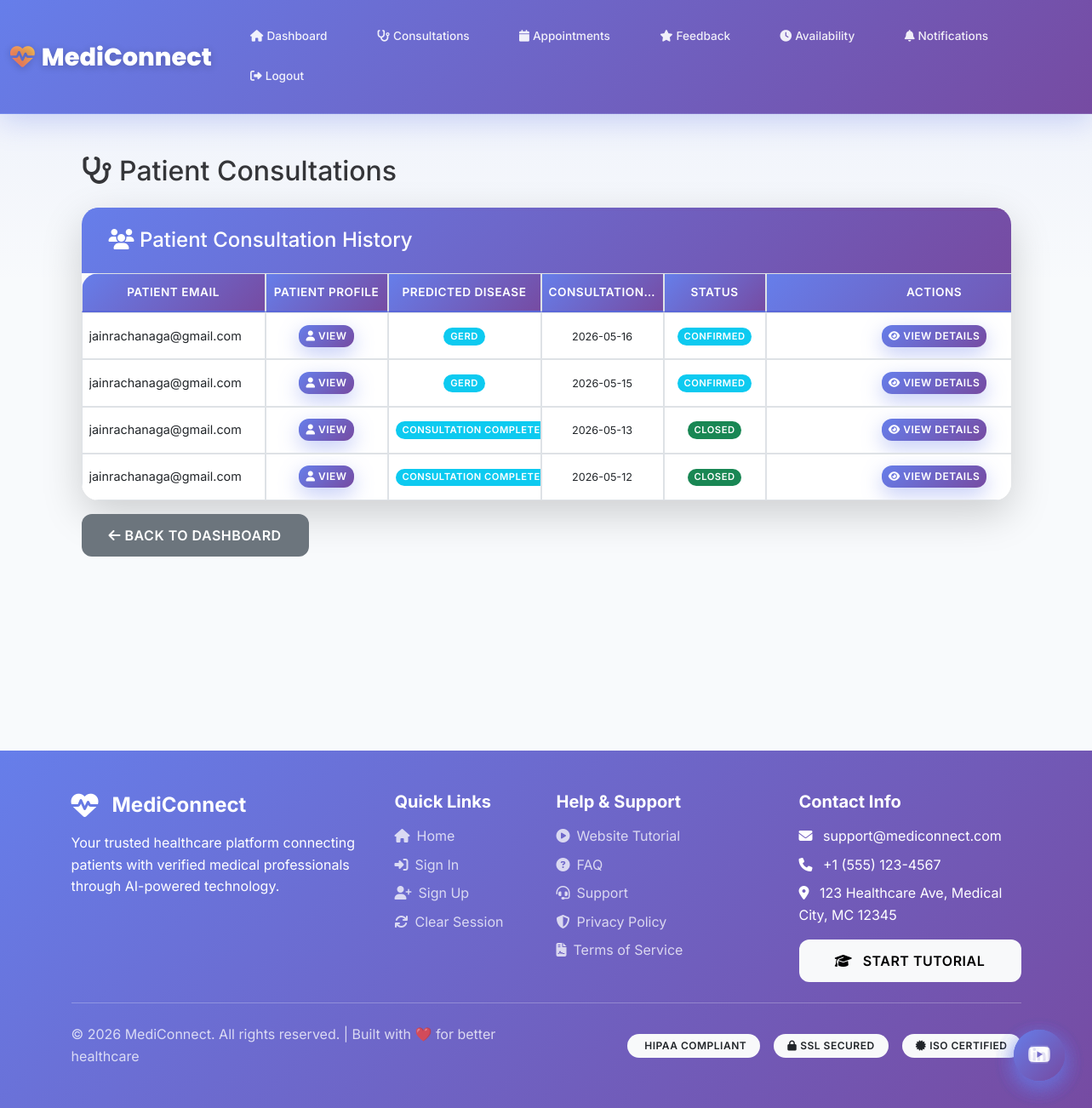
Screenshot of /doctor/consultations (signed in) with the database file from the repository.
### tables this page shows
CREATE TABLE users (
        id INTEGER PRIMARY KEY AUTOINCREMENT,
        name TEXT NOT NULL,
        email TEXT UNIQUE NOT NULL,
        password TEXT NOT NULL,
        role TEXT NOT NULL,
        phone TEXT,
        address TEXT,
        age INTEGER,
        gender TEXT,
        created_at TIMESTAMP DEFAULT CURRENT_TIMESTAMP
    , account_status VARCHAR(20) DEFAULT 'active');

CREATE TABLE consultations (
        id INTEGER PRIMARY KEY AUTOINCREMENT,
        patient_id INTEGER,
        doctor_id INTEGER,
        symptoms TEXT,
        diagnosis TEXT,
        prescription TEXT,
        status TEXT DEFAULT 'pending',
        consultation_date TIMESTAMP DEFAULT CURRENT_TIMESTAMP, predicted_disease TEXT,
        FOREIGN KEY (patient_id) REFERENCES patients(id),
        FOREIGN KEY (doctor_id) REFERENCES doctors(id)
    );

### app.py (the view, shortened to what this page needs)
@app.route('/doctor/consultations', methods=['GET', 'POST'])
@login_required
@role_required('doctor')
def doctor_consultations():
    conn = get_db()
    doctor = conn.execute('SELECT * FROM doctors WHERE user_id = ?', (session['user_id'],)).fetchone()
    consultations = conn.execute('''
        SELECT
            c.id,
            c.patient_id,
            c.doctor_id,
            c.symptoms as reason,
            c.diagnosis,
            c.prescription,
            c.predicted_disease,
            c.status,
            c.consultation_date,
            'text' as consultation_type,
            'online' as mode,
            u.name as patient_name,
            u.email as patient_email,
            u.phone as patient_phone
        FROM consultations c
        JOIN patients p ON c.patient_id = p.id
        JOIN users u ON p.user_id = u.id
        WHERE c.doctor_id = ?

        UNION ALL

        SELECT
            a.id,
            a.patient_id,
            a.doctor_id,
            a.reason,
            a.notes as diagnosis,
            a.prescription,
            'From Appointment' as predicted_disease,
            a.status,
            datetime(a.appointment_date || ' ' || a.appointment_time) as consultation_date,
            'appointment' as consultation_type,
            a.mode,
            u.name as patient_name,
            u.email as patient_email,
            u.phone as patient_phone
        FROM appointments a
        JOIN patients p ON a.patient_id = p.id
        JOIN users u ON p.user_id = u.id
        WHERE a.doctor_id = ?
        AND a.status != 'completed'  -- Exclude completed appointments as they have consultation records

        ORDER BY consultation_date DESC
    ''', (doctor['id'], doctor['id'])).fetchall()
    conn.close()
    return render_template('doctor_consultations.html', consultations=consultations)

### app.py (called while the page is built)
def get_db():
    conn = sqlite3.connect('medical.db')
    conn.row_factory = sqlite3.Row
    return conn

def login_required(f):
    @wraps(f)
    def decorated_function(*args, **kwargs):
        if 'user_id' not in session:
            flash('Please login first', 'warning')
            return redirect(url_for('signin_as'))
        if 'last_activity' in session:
            last_activity = datetime.fromisoformat(session['last_activity'])
            if datetime.now() - last_activity > timedelta(minutes=30):
                session.clear()
                flash('Session expired due to inactivity. Please login again.', 'warning')
                return redirect(url_for('signin_as'))
        session['last_activity'] = datetime.now().isoformat()
        session.permanent = True
        return f(*args, **kwargs)
    return decorated_function

def role_required(role):
    def decorator(f):
        @wraps(f)
        def decorated_function(*args, **kwargs):
            if 'role' not in session or session['role'] != role:
                flash('Access denied', 'danger')
                return redirect(url_for('signin_as'))
            return f(*args, **kwargs)
        return decorated_function
    return decorator

### templates/doctor_consultations.html (shortened to what this page needs)
{% extends "base_clean.html" %}
{% block content %}
<div class="container">
    <h2 class="mb-4" style="color: #333;">
        <i class="fas fa-stethoscope"></i> Patient Consultations
    </h2>
    <div class="card shadow-lg">
        <div class="card-header" style="background: linear-gradient(135deg, #667eea 0%, #764ba2 100%); color: white;">
            <h4 class="mb-0"><i class="fas fa-users"></i> Patient Consultation History</h4>
        </div>
        <div class="card-body p-0">
            {% if consultations %}
            <div class="table-responsive">
                <table class="table consultation-table table-fixed table-hover mb-0">
                    <thead>
                        <tr>
                            <th class="col-email">PATIENT EMAIL</th>
                            <th class="col-profile">PATIENT PROFILE</th>
                            <th class="col-disease">PREDICTED DISEASE</th>
                            <th class="col-date">CONSULTATION DATE</th>
                            <th class="col-status">STATUS</th>
                            <th class="col-actions">ACTIONS</th>
                        </tr>
                    </thead>
                    <tbody>
                        {% for consult in consultations %}
                        <tr>
                            <td class="col-email">
                                <div class="text-truncate-custom" title="{{ consult.patient_email }}">
                                    {{ consult.patient_email }}
                                </div>
                            </td>
                            <td class="col-profile">
                                <button type="button" class="btn btn-primary btn-sm" data-bs-toggle="modal" data-bs-target="#profileModal{{ consult.id }}">
                                    <i class="fas fa-user"></i> View
                                </button>
                            </td>
                            <td class="col-disease">
                                <span class="badge bg-info">
                                    {{ consult.diagnosis if consult.diagnosis else 'GERD' }}
                                </span>
                            </td>
                            <td class="col-date">
                                <small>{{ consult.consultation_date[:10] }}</small>
                            </td>
                            <td class="col-status">
                                {% if consult.status == 'completed' %}
                                <span class="badge bg-success">Closed</span>
                                {% elif consult.status == 'pending' %}
                                <span class="badge bg-warning">Pending</span>
                                {% else %}
                                <span class="badge bg-info">{{ consult.status }}</span>
                                {% endif %}
                            </td>
                            <td class="col-actions">
                                <button type="button" class="btn btn-primary btn-sm" data-bs-toggle="modal" data-bs-target="#consultModal{{ consult.id }}">
                                    <i class="fas fa-eye"></i> View Details
                                </button>
                            </td>
                        </tr>
                        {% endfor %}
                    </tbody>
                </table>
            </div>
            {% endif %}
        </div>
    </div>
    <div class="mt-3">
        <a href="{{ url_for('doctor_dashboard') }}" class="btn btn-secondary">
            <i class="fas fa-arrow-left"></i> Back to Dashboard
        </a>
    </div>
</div>
{% endblock %}

### rows the page displays
users: patient_email "jainrachanaga@gmail.com", diagnosis "GERD", consultation_date "2026-05-16", status "CONFIRMED", consultation_date "2026-05-15"
consultations: patient_email "jainrachanaga@gmail.com", diagnosis "CONSULTATION COMPL…", consultation_date "2026-05-13", status "CLOSED"
consultations: patient_email "jainrachanaga@gmail.com", diagnosis "CONSULTATION COMPL…", consultation_date "2026-05-12", status "CLOSED"
